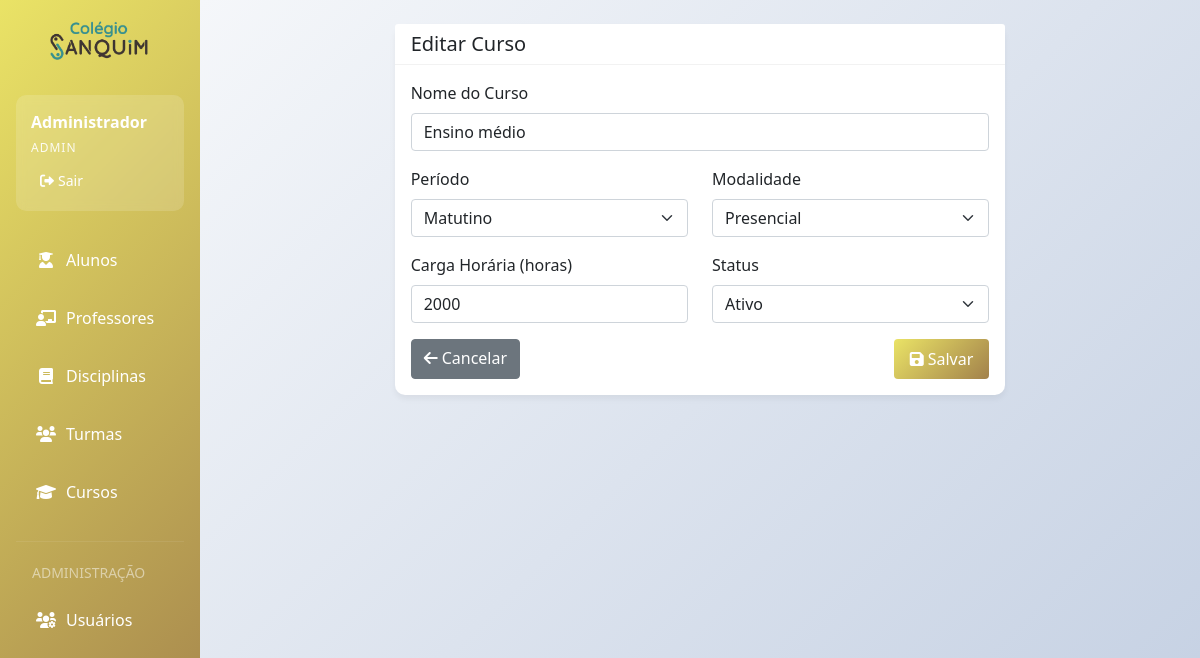
/cursos/1/editar (signed in), run on the app's committed database.
### app.py (models this page shows, shortened)
class Curso(db.Model):
    __tablename__ = 'curso'
    id = db.Column(db.Integer, primary_key=True)
    nome = db.Column(db.String(100), nullable=False)
    periodo = db.Column(db.String(50), nullable=False)  # Matutino, Vespertino, Noturno
    carga_horaria = db.Column(db.Integer, nullable=False)
    modalidade = db.Column(db.String(50), nullable=False)  # Presencial, Online, Híbrido
    status = db.Column(db.Integer, default=1)  # 1-Ativo, 0-Inativo

### app.py (the view, shortened to what this page needs)
@app.route('/cursos/<int:id>/editar', methods=['GET', 'POST'])
@admin_required
def editar_curso(id):
    curso = Curso.query.get_or_404(id)
    form = CursoForm(obj=curso)
    return render_template('cursos/form.html', form=form, titulo='Editar Curso')

### app.py
class CursoForm(FlaskForm):
    nome = StringField('Nome do Curso', validators=[DataRequired(), Length(max=100)])
    periodo = SelectField('Período', choices=[
        ('Matutino', 'Matutino'),
        ('Vespertino', 'Vespertino'),
        ('Noturno', 'Noturno')
    ], validators=[DataRequired()])
    carga_horaria = IntegerField('Carga Horária (horas)', validators=[DataRequired(), NumberRange(min=1)])
    modalidade = SelectField('Modalidade', choices=[
        ('Presencial', 'Presencial'),
        ('Online', 'Online'),
        ('Híbrido', 'Híbrido')
    ], validators=[DataRequired()])
    status = SelectField('Status', choices=[
        (1, 'Ativo'),
        (0, 'Inativo')
    ], coerce=int, validators=[DataRequired()])

### app.py (called while the page is built)
def admin_required(f):
    @wraps(f)
    def decorated_function(*args, **kwargs):
        if 'user_id' not in session or session.get('user_tipo') != 'admin':
            flash('Acesso negado! Apenas administradores podem acessar esta área.', 'error')
            return redirect(url_for('index'))
        return f(*args, **kwargs)
    return decorated_function

### templates/cursos/form.html (shortened to what this page needs)
{% extends "base.html" %}
{% block content %}
<div class="row">
    <div class="col-md-8 mx-auto">
        <div class="card">
            <div class="card-header">
                <h5 class="mb-0">{{ titulo }}</h5>
            </div>
            <div class="card-body">
                <form method="POST">
                    <div class="mb-3">
                        {{ form.nome.label(class="form-label") }}
                        {{ form.nome(class="form-control", placeholder="Nome do curso") }}
                    </div>
                    <div class="row mb-3">
                        <div class="col-md-6">
                            {{ form.periodo.label(class="form-label") }}
                            {{ form.periodo(class="form-select") }}
                        </div>
                        <div class="col-md-6">
                            {{ form.modalidade.label(class="form-label") }}
                            {{ form.modalidade(class="form-select") }}
                        </div>
                    </div>
                    <div class="row mb-3">
                        <div class="col-md-6">
                            {{ form.carga_horaria.label(class="form-label") }}
                            {{ form.carga_horaria(class="form-control", placeholder="Carga horária em horas") }}
                        </div>
                        <div class="col-md-6">
                            {{ form.status.label(class="form-label") }}
                            {{ form.status(class="form-select") }}
                        </div>
                    </div>
                    <div class="d-flex justify-content-between">
                        <a href="{{ url_for('listar_cursos') }}" class="btn btn-secondary">
                            <i class="fas fa-arrow-left me-1"></i>Cancelar
                        </a>
                        <button type="submit" class="btn btn-primary">
                            <i class="fas fa-save me-1"></i>Salvar
                        </button>
                    </div>
                </form>
            </div>
        </div>
    </div>
</div>
{% endblock %}

### templates/base.html (style rules this page uses)
:root { --primary-color: #eae366; --secondary-color: #a2814b; --accent-color: #379091; --danger-color: #e74c3c; --success-color: #2ecc71; }
.card { border: none; border-radius: 10px; box-shadow: 0 4px 6px rgba(0, 0, 0, 0.05); transition: transform 0.2s, box-shadow 0.2s; }
.card-header { background-color: white; border-bottom: 1px solid rgba(0, 0, 0, 0.05); font-weight: 600; }
.btn-primary { background: linear-gradient( 135deg, var(--primary-color) 0%, var(--secondary-color) 100% ); border: none; padding: 8px 16px; }

### data on the page
Curso: nome "Ensino médio", periodo "Matutino", modalidade "Presencial", carga_horaria "2000", status "Ativo"

### other printed values
{{ session.user_nome }} "Administrador"
{{ session.user_tipo|capitalize }} "ADMIN"
{{ titulo }} "Editar Curso"
